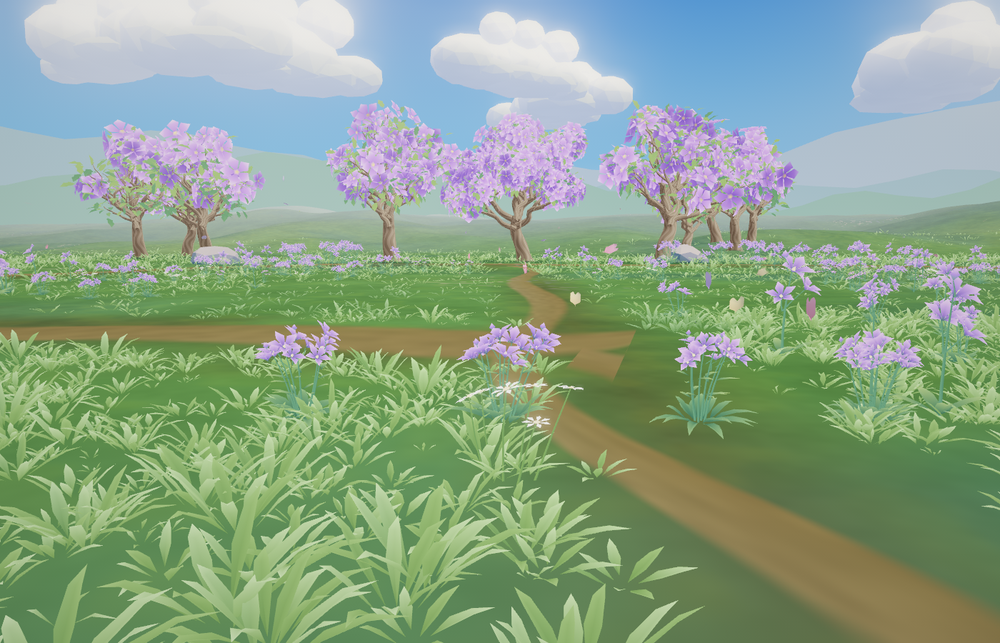
#> input picture _archive/legacy-prototypes/reports/look/polish/aa-01-gameplay.png, 1000 x 643 px, shrunk from 1400 x 900 before the run, found by its file name; the run also reads 1 picture not shown here
$ python diff.py
#> lines starting #> are read from the running program, lines starting #| are printed output that depends on the picture
from PIL import Image, ImageChops
import statistics
a = Image.open("reports/look/polish/aa-01-gameplay.png").convert("RGB")
#> a is the input picture: PIL image 1000x643 RGB; mean R, G, B 139.8, 163.9, 138
b = Image.open("reports/look/polish/aa-02-gameplay.png").convert("RGB")
d = ImageChops.difference(a,b)
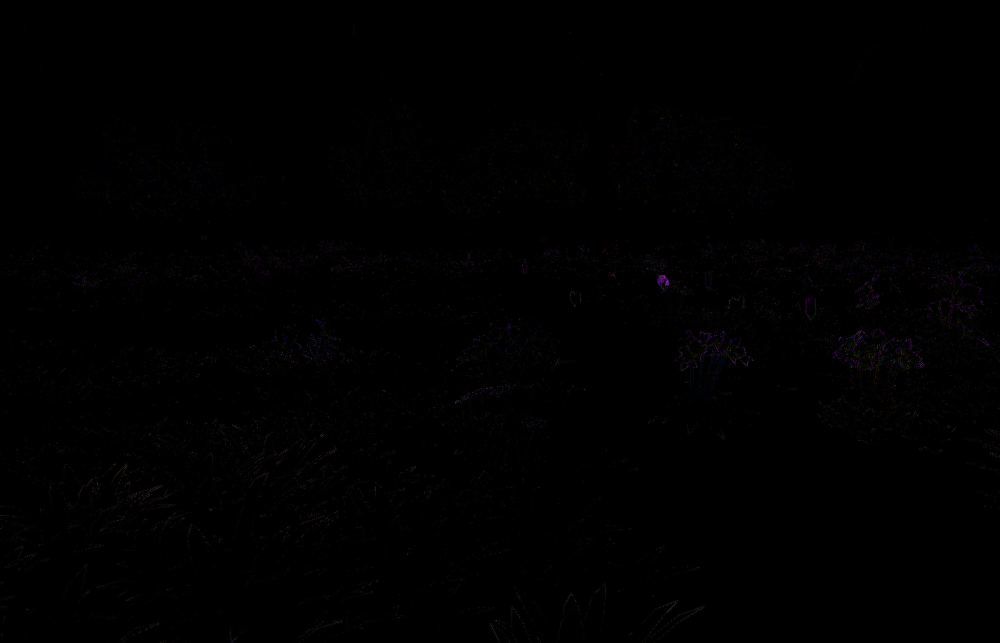
#> d: PIL image 1000x643 RGB; mean R, G, B 0.7, 0.5, 0.7
px = list(d.getdata())
#> px = 643000 items
mean = sum(sum(p) for p in px)/ (len(px)*3)
#> mean = 0.631
print("mean abs diff vs previous MSAA render:", round(mean,3))
#| mean abs diff vs previous MSAA render: 0.631
